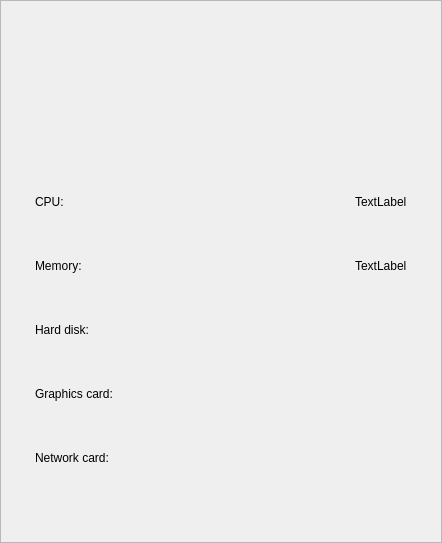
<?xml version="1.0" encoding="UTF-8"?>
<ui version="4.0">
 <class>HardwareInformationWidget</class>
 <widget class="QWidget" name="HardwareInformationWidget">
  <property name="geometry">
   <rect>
    <x>0</x>
    <y>0</y>
    <width>442</width>
    <height>543</height>
   </rect>
  </property>
  <property name="windowTitle">
   <string>Form</string>
  </property>
  <layout class="QVBoxLayout" name="verticalLayout_2">
   <property name="spacing">
    <number>0</number>
   </property>
   <property name="leftMargin">
    <number>0</number>
   </property>
   <property name="topMargin">
    <number>0</number>
   </property>
   <property name="rightMargin">
    <number>0</number>
   </property>
   <property name="bottomMargin">
    <number>0</number>
   </property>
   <item>
    <widget class="QScrollArea" name="scrollArea">
     <property name="widgetResizable">
      <bool>true</bool>
     </property>
     <widget class="QWidget" name="scrollAreaWidgetContents_1">
      <property name="geometry">
       <rect>
        <x>0</x>
        <y>0</y>
        <width>440</width>
        <height>541</height>
       </rect>
      </property>
      <layout class="QVBoxLayout" name="verticalLayout_3">
       <property name="spacing">
        <number>0</number>
       </property>
       <property name="leftMargin">
        <number>0</number>
       </property>
       <property name="topMargin">
        <number>0</number>
       </property>
       <property name="rightMargin">
        <number>0</number>
       </property>
       <property name="bottomMargin">
        <number>0</number>
       </property>
       <item>
        <widget class="QWidget" name="widget_logo" native="true">
         <property name="minimumSize">
          <size>
           <width>0</width>
           <height>157</height>
          </size>
         </property>
         <property name="maximumSize">
          <size>
           <width>16777215</width>
           <height>157</height>
          </size>
         </property>
         <layout class="QHBoxLayout" name="horizontalLayout_7">
          <property name="spacing">
           <number>0</number>
          </property>
          <property name="leftMargin">
           <number>0</number>
          </property>
          <property name="topMargin">
           <number>40</number>
          </property>
          <property name="rightMargin">
           <number>0</number>
          </property>
          <property name="bottomMargin">
           <number>40</number>
          </property>
          <item>
           <layout class="QHBoxLayout" name="horizontalLayout_6">
            <property name="spacing">
             <number>0</number>
            </property>
            <item>
             <widget class="QLabel" name="label_logo">
              <property name="text">
               <string/>
              </property>
              <property name="alignment">
               <set>Qt::AlignCenter</set>
              </property>
             </widget>
            </item>
           </layout>
          </item>
         </layout>
        </widget>
       </item>
       <item>
        <widget class="QWidget" name="widget_2" native="true">
         <layout class="QVBoxLayout" name="verticalLayout">
          <property name="spacing">
           <number>24</number>
          </property>
          <property name="leftMargin">
           <number>24</number>
          </property>
          <property name="topMargin">
           <number>24</number>
          </property>
          <property name="rightMargin">
           <number>24</number>
          </property>
          <property name="bottomMargin">
           <number>40</number>
          </property>
          <item>
           <widget class="QWidget" name="widget_CPU" native="true">
            <property name="minimumSize">
             <size>
              <width>0</width>
              <height>40</height>
             </size>
            </property>
            <property name="maximumSize">
             <size>
              <width>16777215</width>
              <height>40</height>
             </size>
            </property>
            <layout class="QHBoxLayout" name="horizontalLayout">
             <property name="spacing">
              <number>0</number>
             </property>
             <property name="leftMargin">
              <number>10</number>
             </property>
             <property name="topMargin">
              <number>0</number>
             </property>
             <property name="rightMargin">
              <number>10</number>
             </property>
             <property name="bottomMargin">
              <number>0</number>
             </property>
             <item>
              <widget class="QLabel" name="label_CPU">
               <property name="text">
                <string>CPU:</string>
               </property>
              </widget>
             </item>
             <item>
              <spacer name="horizontalSpacer">
               <property name="orientation">
                <enum>Qt::Horizontal</enum>
               </property>
               <property name="sizeHint" stdset="0">
                <size>
                 <width>483</width>
                 <height>20</height>
                </size>
               </property>
              </spacer>
             </item>
             <item>
              <widget class="QLabel" name="label_CPU_info">
               <property name="text">
                <string>TextLabel</string>
               </property>
              </widget>
             </item>
            </layout>
           </widget>
          </item>
          <item>
           <widget class="QWidget" name="widget_memory" native="true">
            <property name="minimumSize">
             <size>
              <width>0</width>
              <height>40</height>
             </size>
            </property>
            <property name="maximumSize">
             <size>
              <width>16777215</width>
              <height>40</height>
             </size>
            </property>
            <layout class="QHBoxLayout" name="horizontalLayout_2">
             <property name="spacing">
              <number>0</number>
             </property>
             <property name="leftMargin">
              <number>10</number>
             </property>
             <property name="topMargin">
              <number>0</number>
             </property>
             <property name="rightMargin">
              <number>10</number>
             </property>
             <property name="bottomMargin">
              <number>0</number>
             </property>
             <item>
              <widget class="QLabel" name="label_memory">
               <property name="text">
                <string>Memory:</string>
               </property>
              </widget>
             </item>
             <item>
              <spacer name="horizontalSpacer_2">
               <property name="orientation">
                <enum>Qt::Horizontal</enum>
               </property>
               <property name="sizeHint" stdset="0">
                <size>
                 <width>461</width>
                 <height>20</height>
                </size>
               </property>
              </spacer>
             </item>
             <item>
              <widget class="QLabel" name="label_memory_info">
               <property name="text">
                <string>TextLabel</string>
               </property>
              </widget>
             </item>
            </layout>
           </widget>
          </item>
          <item>
           <widget class="QWidget" name="widget_hard_disk" native="true">
            <property name="sizePolicy">
             <sizepolicy hsizetype="Preferred" vsizetype="Preferred">
              <horstretch>0</horstretch>
              <verstretch>0</verstretch>
             </sizepolicy>
            </property>
            <property name="minimumSize">
             <size>
              <width>0</width>
              <height>40</height>
             </size>
            </property>
            <layout class="QHBoxLayout" name="horizontalLayout_3">
             <property name="spacing">
              <number>0</number>
             </property>
             <property name="leftMargin">
              <number>10</number>
             </property>
             <property name="topMargin">
              <number>0</number>
             </property>
             <property name="rightMargin">
              <number>10</number>
             </property>
             <property name="bottomMargin">
              <number>0</number>
             </property>
             <item>
              <widget class="QLabel" name="label_hard_disk">
               <property name="text">
                <string>Hard disk:</string>
               </property>
               <property name="alignment">
                <set>Qt::AlignLeading|Qt::AlignLeft|Qt::AlignVCenter</set>
               </property>
              </widget>
             </item>
             <item>
              <spacer name="horizontalSpacer_3">
               <property name="orientation">
                <enum>Qt::Horizontal</enum>
               </property>
               <property name="sizeHint" stdset="0">
                <size>
                 <width>454</width>
                 <height>20</height>
                </size>
               </property>
              </spacer>
             </item>
             <item>
              <layout class="QGridLayout" name="gridLayout_hard_disk">
               <property name="sizeConstraint">
                <enum>QLayout::SetMinimumSize</enum>
               </property>
               <property name="leftMargin">
                <number>0</number>
               </property>
               <property name="topMargin">
                <number>0</number>
               </property>
               <property name="rightMargin">
                <number>0</number>
               </property>
               <property name="bottomMargin">
                <number>0</number>
               </property>
               <property name="spacing">
                <number>0</number>
               </property>
              </layout>
             </item>
            </layout>
           </widget>
          </item>
          <item>
           <widget class="QWidget" name="widget_graphics_card" native="true">
            <property name="sizePolicy">
             <sizepolicy hsizetype="Preferred" vsizetype="Preferred">
              <horstretch>0</horstretch>
              <verstretch>0</verstretch>
             </sizepolicy>
            </property>
            <property name="minimumSize">
             <size>
              <width>0</width>
              <height>40</height>
             </size>
            </property>
            <layout class="QHBoxLayout" name="horizontalLayout_4">
             <property name="spacing">
              <number>0</number>
             </property>
             <property name="leftMargin">
              <number>10</number>
             </property>
             <property name="topMargin">
              <number>0</number>
             </property>
             <property name="rightMargin">
              <number>10</number>
             </property>
             <property name="bottomMargin">
              <number>0</number>
             </property>
             <item>
              <widget class="QLabel" name="label_graphics_card">
               <property name="text">
                <string>Graphics card:</string>
               </property>
               <property name="alignment">
                <set>Qt::AlignLeading|Qt::AlignLeft|Qt::AlignVCenter</set>
               </property>
              </widget>
             </item>
             <item>
              <spacer name="horizontalSpacer_4">
               <property name="orientation">
                <enum>Qt::Horizontal</enum>
               </property>
               <property name="sizeHint" stdset="0">
                <size>
                 <width>431</width>
                 <height>20</height>
                </size>
               </property>
              </spacer>
             </item>
             <item>
              <layout class="QGridLayout" name="gridLayout_graphics_card">
               <property name="leftMargin">
                <number>0</number>
               </property>
               <property name="topMargin">
                <number>0</number>
               </property>
               <property name="rightMargin">
                <number>0</number>
               </property>
               <property name="bottomMargin">
                <number>0</number>
               </property>
               <property name="spacing">
                <number>0</number>
               </property>
              </layout>
             </item>
            </layout>
           </widget>
          </item>
          <item>
           <widget class="QWidget" name="widget_network_card" native="true">
            <property name="sizePolicy">
             <sizepolicy hsizetype="Preferred" vsizetype="Preferred">
              <horstretch>0</horstretch>
              <verstretch>0</verstretch>
             </sizepolicy>
            </property>
            <property name="minimumSize">
             <size>
              <width>0</width>
              <height>40</height>
             </size>
            </property>
            <layout class="QHBoxLayout" name="horizontalLayout_5">
             <property name="spacing">
              <number>0</number>
             </property>
             <property name="leftMargin">
              <number>10</number>
             </property>
             <property name="topMargin">
              <number>0</number>
             </property>
             <property name="rightMargin">
              <number>10</number>
             </property>
             <property name="bottomMargin">
              <number>0</number>
             </property>
             <item>
              <widget class="QLabel" name="label_network_card">
               <property name="text">
                <string>Network card:</string>
               </property>
               <property name="alignment">
                <set>Qt::AlignLeading|Qt::AlignLeft|Qt::AlignVCenter</set>
               </property>
              </widget>
             </item>
             <item>
              <spacer name="horizontalSpacer_6">
               <property name="orientation">
                <enum>Qt::Horizontal</enum>
               </property>
               <property name="sizeHint" stdset="0">
                <size>
                 <width>432</width>
                 <height>20</height>
                </size>
               </property>
              </spacer>
             </item>
             <item>
              <layout class="QGridLayout" name="gridLayout_network_card">
               <property name="leftMargin">
                <number>0</number>
               </property>
               <property name="topMargin">
                <number>0</number>
               </property>
               <property name="rightMargin">
                <number>0</number>
               </property>
               <property name="bottomMargin">
                <number>0</number>
               </property>
               <property name="spacing">
                <number>0</number>
               </property>
              </layout>
             </item>
            </layout>
           </widget>
          </item>
          <item>
           <spacer name="verticalSpacer">
            <property name="orientation">
             <enum>Qt::Vertical</enum>
            </property>
            <property name="sizeHint" stdset="0">
             <size>
              <width>20</width>
              <height>40</height>
             </size>
            </property>
           </spacer>
          </item>
         </layout>
        </widget>
       </item>
      </layout>
     </widget>
    </widget>
   </item>
  </layout>
 </widget>
 <resources/>
 <connections/>
</ui>
